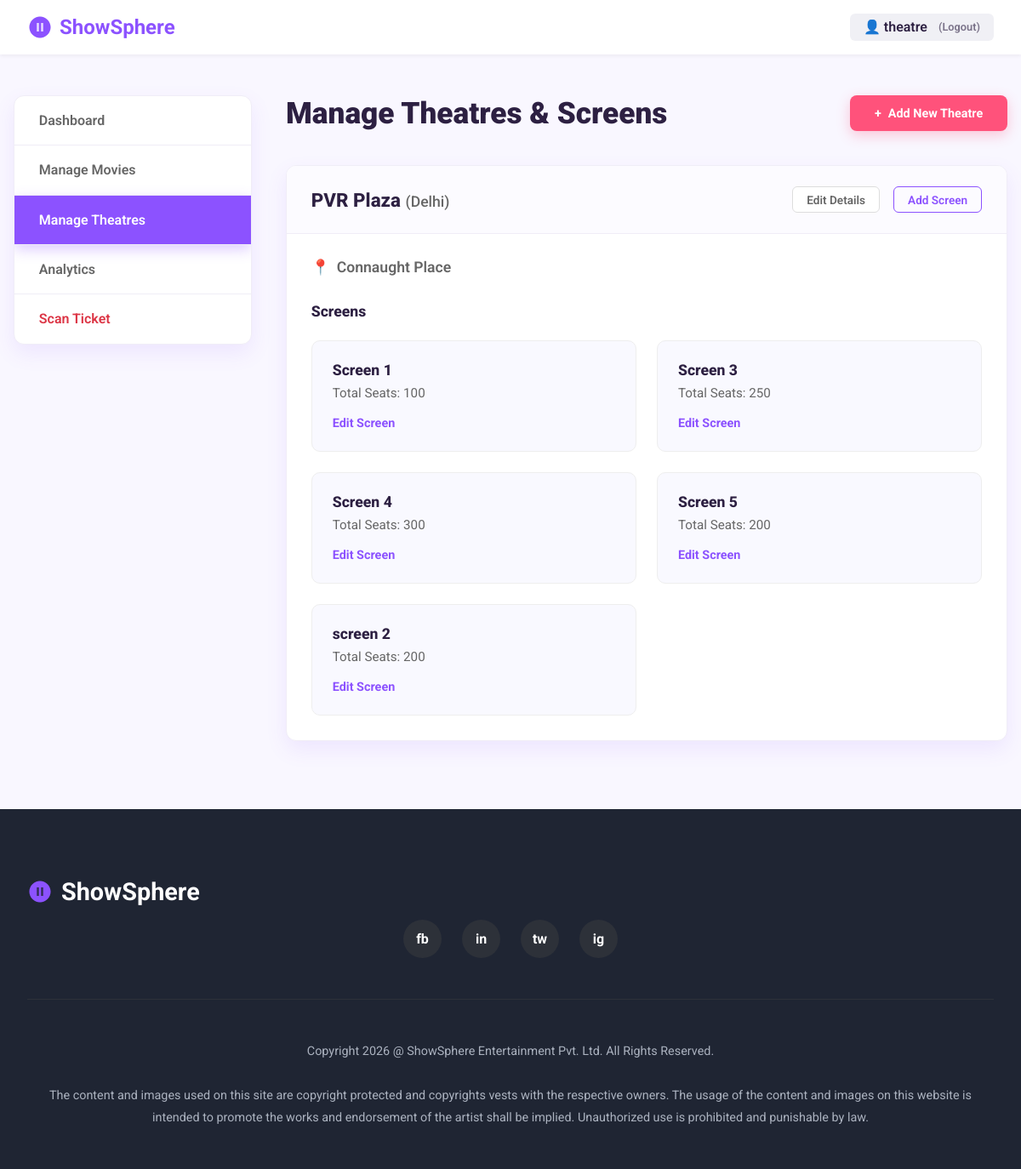
The app's page /theatre/theatres/ (signed in) with its own data.
### booking/models.py (models this page shows, shortened)
class CustomUser(AbstractUser):
    ROLE_CHOICES = [
        ('customer', 'Customer'),
        ('organizer', 'Event Organizer'),
        ('theatre_owner', 'Theatre Owner'),
        ('admin', 'Admin'),
    ]
    role = models.CharField(max_length=20, choices=ROLE_CHOICES, default='customer')
    city = models.ForeignKey('City', on_delete=models.SET_NULL, null=True, blank=True)
    phone = models.CharField(max_length=15, blank=True)
    email_verified = models.BooleanField(default=False)
    verification_token = models.CharField(max_length=100, blank=True)

class Theatre(models.Model):
    owner = models.ForeignKey(TheatreOwnerProfile, on_delete=models.CASCADE, related_name='theatres')
    name = models.CharField(max_length=200, help_text='Theatre/Cinema name with location')
    city = models.ForeignKey(City, on_delete=models.CASCADE, related_name='theatres')
    address = models.TextField()
    total_screens = models.PositiveIntegerField()
    facilities = models.TextField(blank=True, help_text='Parking, Food Court, 3D, IMAX, etc.')
    is_active = models.BooleanField(default=True)
    created_at = models.DateTimeField(auto_now_add=True)
    class Meta:
        ordering = ['name']

class City(models.Model):
    name = models.CharField(max_length=100, unique=True)
    state = models.CharField(max_length=100)
    is_active = models.BooleanField(default=True)
    class Meta:
        verbose_name_plural = 'Cities'
        ordering = ['name']

class Screen(models.Model):
    theatre = models.ForeignKey(Theatre, on_delete=models.CASCADE, related_name='screens')
    name = models.CharField(max_length=50, help_text='Screen 1, Audi 2, etc.')
    total_seats = models.PositiveIntegerField()
    screen_type = models.CharField(max_length=50, blank=True, help_text='2D, 3D, IMAX, 4DX, etc.')
    is_active = models.BooleanField(default=True)
    class Meta:
        ordering = ['name']
        unique_together = ['theatre', 'name']

### booking/views.py (the view)
# urls.py: path('theatre/theatres/', views.manage_theatres, name='manage_theatres'),
@approved_theatre_owner_required
def manage_theatres(request):
    profile = request.user.theatre_profile
    theatres = Theatre.objects.filter(owner=profile).order_by('-created_at')
    context = {
        'theatres': theatres,
    }
    return render(request, 'theatre/manage_theatres.html', context)

### templates/theatre/manage_theatres.html (shortened to what this page needs)
<!DOCTYPE html>
<html lang="en">
<head>
</head>
<body>
    <header class="header">
        <a href="{% url 'booking:home' %}" class="logo">
            <svg width="30" height="30" viewBox="0 0 24 24" fill="none" xmlns="http://www.w3.org/2000/svg">
                <circle cx="12" cy="12" r="10" fill="#8C52FF" fill-opacity="0.2" />
                <path
                    d="M12 2C6.48 2 2 6.48 2 12s4.48 10 10 10 10-4.48 10-10S17.52 2 12 2zm-1 14H9V8h2v8zm4 0h-2V8h2v8z"
                    fill="#8C52FF" />
            </svg>
            <span>ShowSphere</span>
        </a>
        <div class="auth-buttons">
            {% if user.is_authenticated %}
            <div id="auth-section" style="display: flex; align-items: center; gap: 10px;">
                <div style="background: #f0f0f5; padding: 0.4rem 1rem; border-radius: 6px; display: flex; align-items: center; gap: 8px; color: var(--text-color); font-weight: 600; cursor: pointer;"
                    onclick="window.location.href='{% url 'booking:logout' %}'">
                    👤 {{ user.username }} <span
                        style="font-size: 0.8rem; opacity: 0.6; margin-left:5px;">(Logout)</span>
                </div>
            </div>
            {% else %}
            <a href="{% url 'booking:login' %}" class="btn btn-primary">Sign In</a>
            {% endif %}
        </div>
    </header>
    <main class="main-layout">
        <aside class="sidebar">
            <ul class="sidebar-menu">
                <li class="sidebar-item"><a href="{% url 'booking:theatre_dashboard' %}">Dashboard</a></li>
                <li class="sidebar-item"><a href="{% url 'booking:manage_movies' %}">Manage Movies</a></li>
                <li class="sidebar-item active"><a href="{% url 'booking:manage_theatres' %}">Manage Theatres</a></li>
                <li class="sidebar-item"><a href="{% url 'booking:theatre_analytics' %}">Analytics</a></li>
                <li class="sidebar-item"><a href="{% url 'booking:scan_ticket' %}" style="color: #dc3545;">Scan
                        Ticket</a></li>
            </ul>
        </aside>
        <section class="content">
            <div class="page-header">
                <h1 class="page-title">Manage Theatres & Screens</h1>
                <a href="{% url 'booking:create_theatre' %}" class="btn btn-add">
                    <span>+</span> Add New Theatre
                </a>
            </div>
            {% for theatre in theatres %}
            <div class="theatre-card">
                <div class="theatre-header">
                    <h2 class="theatre-name">{{ theatre.name }} <span>({{ theatre.city.name }})</span></h2>
                    <div class="header-actions">
                        <a href="{% url 'booking:edit_theatre' theatre.id %}" class="btn-sm btn-action-outline">Edit
                            Details</a>
                        <a href="{% url 'booking:create_screen' theatre.id %}" class="btn-sm btn-action-primary">Add
                            Screen</a>
                    </div>
                </div>
                <div class="theatre-body">
                    <div class="location-info">
                        <span>📍</span> {{ theatre.address }}
                    </div>
                    <div class="screens-section">
                        <h3>Screens</h3>
                        <div class="screens-grid">
                            {% for screen in theatre.screens.all %}
                            <div class="screen-card">
                                <h4 class="screen-name">{{ screen.name }}</h4>
                                <span class="screen-seats">Total Seats: {{ screen.total_seats }}</span>
                                <a href="{% url 'booking:edit_screen' screen.id %}" class="btn-edit-screen">Edit
                                    Screen</a>
                            </div>
                            {% empty %}
                            <div class="empty-state"
                                style="grid-column: 1/-1; padding: 1rem; color: var(--text-light); background: #f9f9ff; border-radius: 8px;">
                                No screens added yet. Add a screen to start scheduling shows.
                            </div>
                            {% endfor %}
                        </div>
                    </div>
                </div>
            </div>
            {% empty %}
            <div class="empty-state"
                style="text-align: center; padding: 4rem; color: var(--text-light); background: var(--white); border-radius: var(--border-radius); box-shadow: var(--shadow);">
                <h3>No Theatres Found</h3>
                <p>Start by adding your first theatre property.</p>
            </div>
            {% endfor %}
        </section>
    </main>
    <footer class="footer">
        <div class="footer-content">
            <div class="footer-logo">
                <svg width="30" height="30" viewBox="0 0 24 24" fill="none" xmlns="http://www.w3.org/2000/svg">
                    <circle cx="12" cy="12" r="10" fill="#8C52FF" fill-opacity="0.2" />
                    <path
                        d="M12 2C6.48 2 2 6.48 2 12s4.48 10 10 10 10-4.48 10-10S17.52 2 12 2zm-1 14H9V8h2v8zm4 0h-2V8h2v8z"
                        fill="#8C52FF" />
                </svg>
                ShowSphere
            </div>
            <div class="social-links">
                <div class="social-circle">fb</div>
                <div class="social-circle">in</div>
                <div class="social-circle">tw</div>
                <div class="social-circle">ig</div>
            </div>
            <p class="footer-text">
                Copyright {% now "Y" %} @ ShowSphere Entertainment Pvt. Ltd. All Rights Reserved.
                <br><br>
                The content and images used on this site are copyright protected and copyrights vests with the
                respective owners. The usage of the content and images on this website is intended to promote the works
                and endorsement of the artist shall be implied. Unauthorized use is prohibited and punishable by law.
            </p>
        </div>
    </footer>
</body>
</html>

### records on screen
CustomUser: username "theatre"
Theatre: name "PVR Plaza", city.name "Delhi", address "Connaught Place"
Screen: name "Screen 1", total_seats "100"
Screen: name "Screen 3", total_seats "250"
Screen: name "Screen 4", total_seats "300"
Screen: name "Screen 5", total_seats "200"
Screen: name "screen 2", total_seats "200"
